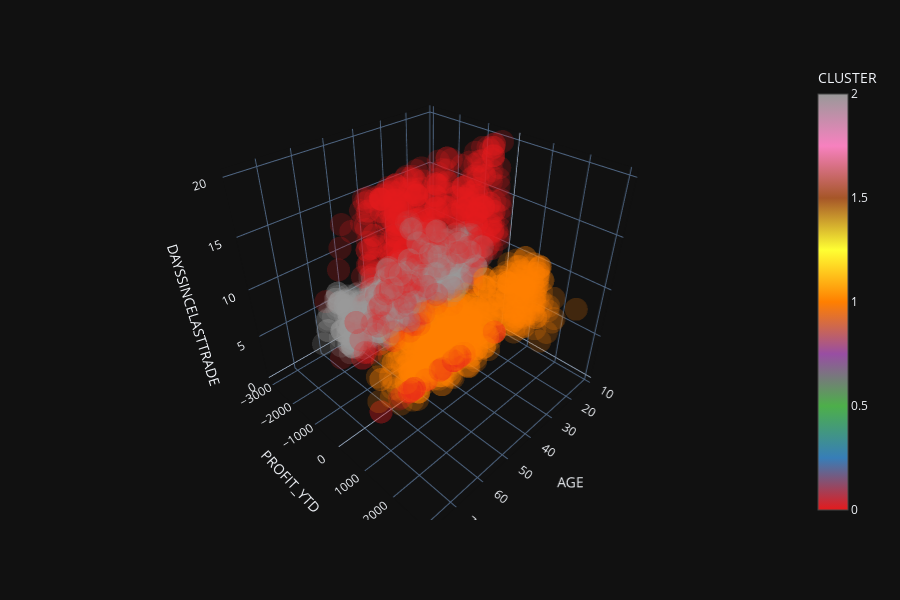

Notebook cell for this chart:
### Markdown cell above
#### Using Plotly

If you experimented above, you may have noticed that our k-means clusers were heavily influenced by the PROFIT_YTD column.
Using Plotly to rotate the chart and look at it from other angles can help you see that.

### Code cell
X_df = df_churn.copy()
X_df['CLUSTER'] = predicted
plotly_scatter_3d(X_df, x_name, y_name, z_name, color='CLUSTER')

### Figure 1 — Plotly figure (JSON) as saved in the notebook; plotly's stock layout.template omitted (floating-point values rounded to 4 significant figures; data arrays with more than 128 entries replaced by an {"elided": "..."} marker saying what was removed)
{"data": [{"hoverlabel": {"namelength": 0}, "hovertemplate": "AGE=%{x}<br>PROFIT_YTD=%{y}<br>DAYSSINCELASTTRADE=%{z}<br>CLUSTER=%{marker.color}", "legendgroup": "", "marker": {"color": {"elided": "2066 int values"}, "coloraxis": "coloraxis", "opacity": 0.2, "symbol": "circle"}, "mode": "markers", "name": "", "scene": "scene", "showlegend": false, "type": "scatter3d", "x": {"elided": "2066 int values"}, "y": {"elided": "2066 float values"}, "z": {"elided": "2066 int values"}}], "layout": {"coloraxis": {"colorbar": {"title": {"text": "CLUSTER"}}, "colorscale": [[0, "rgb(228,26,28)"], [0.125, "rgb(55,126,184)"], [0.25, "rgb(77,175,74)"], [0.375, "rgb(152,78,163)"], [0.5, "rgb(255,127,0)"], [0.625, "rgb(255,255,51)"], [0.75, "rgb(166,86,40)"], [0.875, "rgb(247,129,191)"], [1, "rgb(153,153,153)"]]}, "height": 600, "legend": {"tracegroupgap": 0}, "margin": {"t": 60}, "scene": {"domain": {"x": [0, 0.98], "y": [0, 1]}, "xaxis": {"title": {"text": "AGE"}}, "yaxis": {"title": {"text": "PROFIT_YTD"}}, "zaxis": {"title": {"text": "DAYSSINCELASTTRADE"}}}}}
